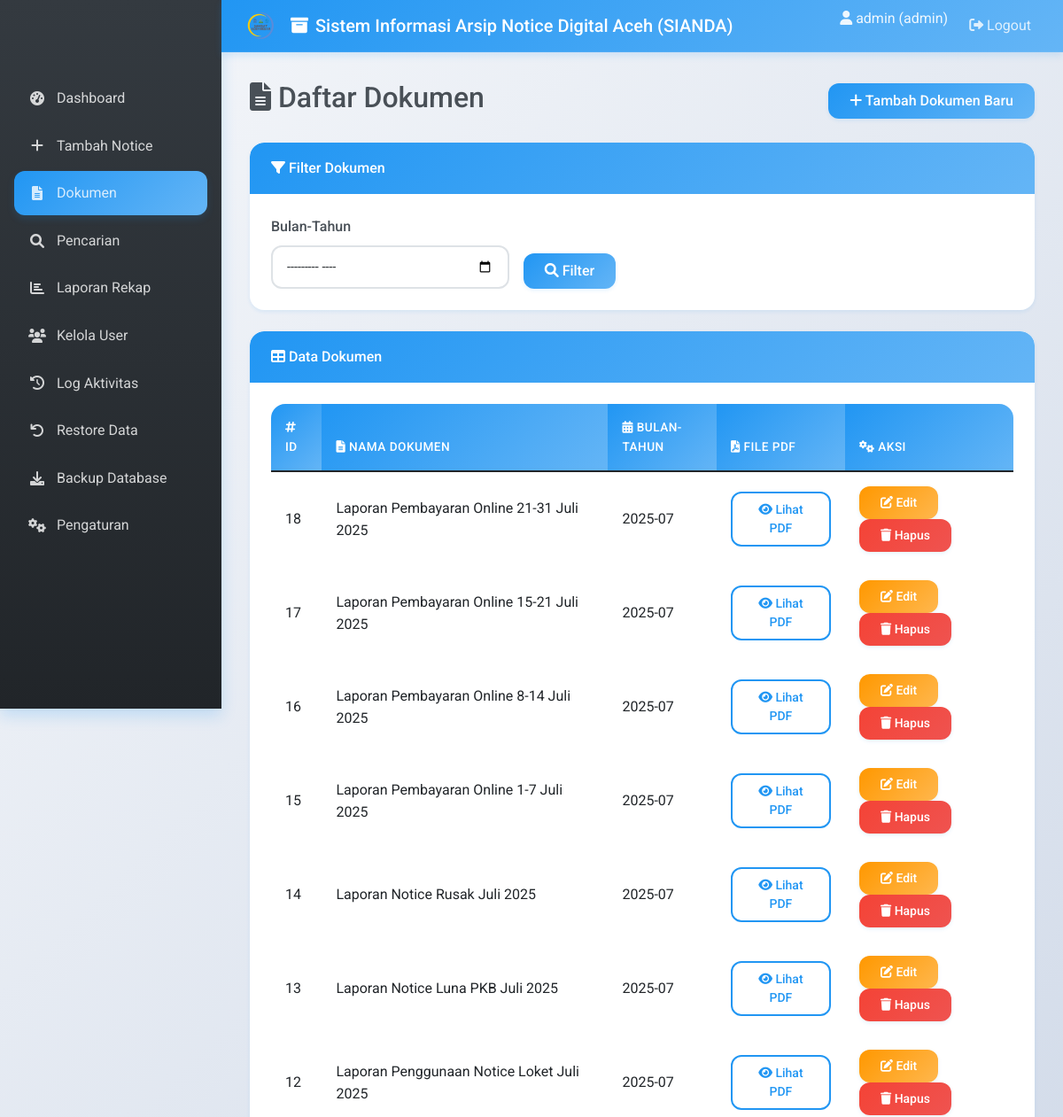
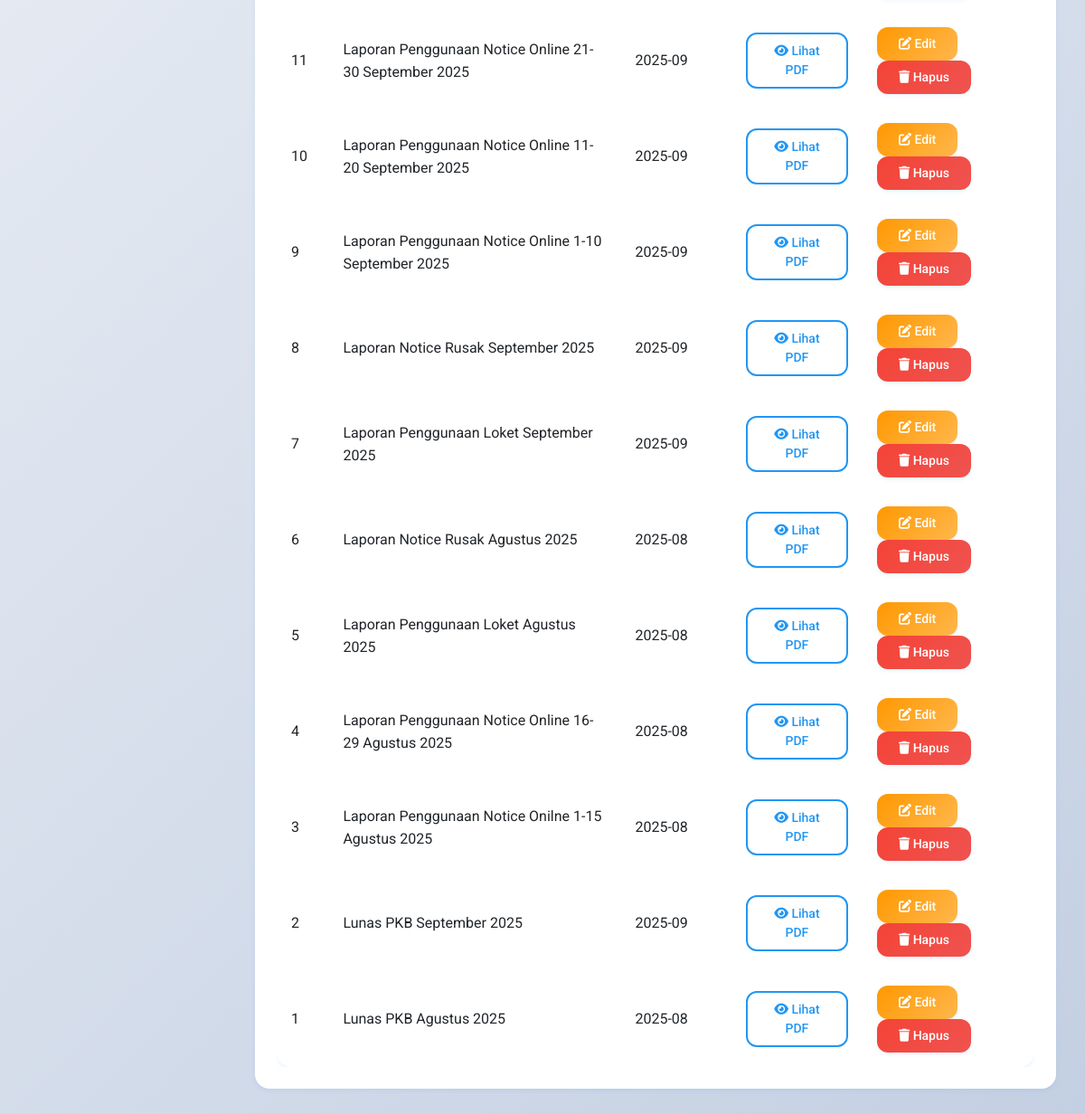
Screenshot of /dokumen.php (signed in) with the database file from the repository (2 pictures, top to bottom).
### tables this page shows
CREATE TABLE `settings` (
  `id` int(11) NOT NULL AUTO_INCREMENT,
  `app_title` varchar(255) NOT NULL DEFAULT 'Sistem Informasi Arsip Notice Digital Aceh',
  `logo_path` varchar(255) DEFAULT NULL,
  PRIMARY KEY (`id`)
);

CREATE TABLE `dokumen` (
  `id` int(11) NOT NULL AUTO_INCREMENT,
  `nama_dokumen` varchar(255) NOT NULL,
  `bulan_tahun` varchar(7) NOT NULL,
  `file_pdf` varchar(255) DEFAULT NULL,
  `status` varchar(10) DEFAULT 'active',
  PRIMARY KEY (`id`)
);

### dokumen.php (the view, shortened to what this page needs)
<?php
include 'db.php';
$sql_settings = "SELECT * FROM settings WHERE id = 1";
$result_settings = mysqli_query($conn, $sql_settings);
$settings = mysqli_fetch_assoc($result_settings);
$filter_bulan_tahun = isset($_GET['bulan_tahun']) ? $_GET['bulan_tahun'] : '';
$where_clause = "status = 'active'";
$sql = "SELECT * FROM dokumen WHERE $where_clause ORDER BY id DESC";
$result = mysqli_query($conn, $sql);
?>
<!DOCTYPE html>
<html lang="en">
<head>
    <link href="https://cdn.jsdelivr.net/npm/bootstrap@5.1.3/dist/css/bootstrap.min.css" rel="stylesheet">
    <link rel="stylesheet" href="https://cdnjs.cloudflare.com/ajax/libs/font-awesome/6.0.0/css/all.min.css">
    <link href="assets/css/style.css" rel="stylesheet">
</head>
<body>
    <nav class="navbar navbar-expand-lg navbar-dark">
        <div class="container-fluid">
            <a class="navbar-brand" href="#">
                <?php if ($settings['logo_path']) { ?>
                    <img src="uploads/<?php echo $settings['logo_path']; ?>" alt="Logo" style="height: 30px; margin-right: 10px;">
                <?php } ?>
                <i class="fas fa-archive"></i> <?php echo $settings['app_title']; ?>
            </a>
            <div class="collapse navbar-collapse" id="navbarNav">
                <ul class="navbar-nav ms-auto">
                    <li class="nav-item">
                        <span class="navbar-text me-3">
                            <i class="fas fa-user"></i> <?php echo $_SESSION['username']; ?> (<?php echo $_SESSION['role']; ?>)
                        </span>
                    </li>
                    <li class="nav-item">
                        <a class="nav-link" href="logout.php"><i class="fas fa-sign-out-alt"></i> Logout</a>
                    </li>
                </ul>
            </div>
        </div>
    </nav>
    <div class="sidebar">
        <nav class="nav flex-column">
            <a class="nav-link" href="index.php"><i class="fas fa-tachometer-alt"></i> Dashboard</a>
            <a class="nav-link" href="add.php"><i class="fas fa-plus"></i> Tambah Notice</a>
            <a class="nav-link active" href="dokumen.php"><i class="fas fa-file-alt"></i> Dokumen</a>
            <a class="nav-link" href="report.php"><i class="fas fa-search"></i> Pencarian</a>
            <a class="nav-link" href="rekap.php"><i class="fas fa-chart-bar"></i> Laporan Rekap</a>
            <?php if ($_SESSION['role'] == 'admin') { ?>
                <a class="nav-link" href="users.php"><i class="fas fa-users"></i> Kelola User</a>
                <a class="nav-link" href="logs.php"><i class="fas fa-history"></i> Log Aktivitas</a>
                <a class="nav-link" href="restore.php"><i class="fas fa-undo"></i> Restore Data</a>
                <a class="nav-link" href="backup.php"><i class="fas fa-download"></i> Backup Database</a>
                <a class="nav-link" href="settings.php"><i class="fas fa-cogs"></i> Pengaturan</a>
            <?php } ?>
        </nav>
    </div>
    <div class="main-content">
        <div class="d-flex justify-content-between align-items-center mb-4">
            <h2><i class="fas fa-file-alt"></i> Daftar Dokumen</h2>
            <a href="dokumen_add.php" class="btn btn-primary"><i class="fas fa-plus"></i> Tambah Dokumen Baru</a>
        </div>
        <div class="card mb-4">
            <div class="card-header">
                <i class="fas fa-filter"></i> Filter Dokumen
            </div>
            <div class="card-body">
                <form method="GET" class="row g-3">
                    <div class="col-md-4">
                        <label for="bulan_tahun" class="form-label">Bulan-Tahun</label>
                        <input type="month" class="form-control" id="bulan_tahun" name="bulan_tahun" value="<?php echo $filter_bulan_tahun; ?>">
                    </div>
                    <div class="col-md-4 d-flex align-items-end">
                        <button type="submit" class="btn btn-primary"><i class="fas fa-search"></i> Filter</button>
                    </div>
                </form>
            </div>
        </div>
        <div class="card">
            <div class="card-header">
                <i class="fas fa-table"></i> Data Dokumen
            </div>
            <div class="card-body">
                <div class="table-responsive">
                    <table class="table table-hover">
                        <thead>
                            <tr>
                                <th><i class="fas fa-hashtag"></i> ID</th>
                                <th><i class="fas fa-file-alt"></i> Nama Dokumen</th>
                                <th><i class="fas fa-calendar-alt"></i> Bulan-Tahun</th>
                                <th><i class="fas fa-file-pdf"></i> File PDF</th>
                                <th><i class="fas fa-cogs"></i> Aksi</th>
                            </tr>
                        </thead>
                        <tbody>
                            <?php while ($row = mysqli_fetch_assoc($result)) { ?>
                            <tr>
                                <td><?php echo $row['id']; ?></td>
                                <td><?php echo $row['nama_dokumen']; ?></td>
                                <td><?php echo $row['bulan_tahun']; ?></td>
                                <td>
                                    <?php if ($row['file_pdf']) { ?>
                                        <a href="uploads/<?php echo $row['file_pdf']; ?>" target="_blank" class="btn btn-sm btn-outline-primary"><i class="fas fa-eye"></i> Lihat PDF</a>
                                    <?php } else { echo '<span class="text-muted">Tidak ada</span>'; } ?>
                                </td>
                                <td>
                                    <a href="dokumen_edit.php?id=<?php echo $row['id']; ?>" class="btn btn-sm btn-warning me-1"><i class="fas fa-edit"></i> Edit</a>
                                    <a href="dokumen_delete.php?id=<?php echo $row['id']; ?>" class="btn btn-sm btn-danger" onclick="return confirm('Yakin hapus dokumen ini?')"><i class="fas fa-trash"></i> Hapus</a>
                                </td>
                            </tr>
                            <?php } ?>
                        </tbody>
                    </table>
                </div>
            </div>
        </div>
    </div>
</body>
</html>

### rows the page displays
settings: logo_path (picture), app_title "Sistem Informasi Arsip Notice Digital Aceh (SIANDA)"
dokumen: id "18", nama_dokumen "Laporan Pembayaran Online 21-31 Juli 2025", bulan_tahun "2025-07"
dokumen: id "17", nama_dokumen "Laporan Pembayaran Online 15-21 Juli 2025", bulan_tahun "2025-07"
dokumen: id "16", nama_dokumen "Laporan Pembayaran Online 8-14 Juli 2025", bulan_tahun "2025-07"
dokumen: id "15", nama_dokumen "Laporan Pembayaran Online 1-7 Juli 2025", bulan_tahun "2025-07"
dokumen: id "14", nama_dokumen "Laporan Notice Rusak Juli 2025", bulan_tahun "2025-07"
dokumen: id "13", nama_dokumen "Laporan Notice Luna PKB Juli 2025", bulan_tahun "2025-07"
dokumen: id "12", nama_dokumen "Laporan Penggunaan Notice Loket Juli 2025", bulan_tahun "2025-07"
dokumen: id "11", nama_dokumen "Laporan Penggunaan Notice Online 21-30 September 2025", bulan_tahun "2025-09"
dokumen: id "10", nama_dokumen "Laporan Penggunaan Notice Online 11-20 September 2025", bulan_tahun "2025-09"
dokumen: id "9", nama_dokumen "Laporan Penggunaan Notice Online 1-10 September 2025", bulan_tahun "2025-09"
dokumen: id "8", nama_dokumen "Laporan Notice Rusak September 2025", bulan_tahun "2025-09"
dokumen: id "7", nama_dokumen "Laporan Penggunaan Loket September 2025", bulan_tahun "2025-09"
dokumen: id "6", nama_dokumen "Laporan Notice Rusak Agustus 2025", bulan_tahun "2025-08"
dokumen: id "5", nama_dokumen "Laporan Penggunaan Loket Agustus 2025", bulan_tahun "2025-08"
dokumen: id "4", nama_dokumen "Laporan Penggunaan Notice Online 16-29 Agustus 2025", bulan_tahun "2025-08"
dokumen: id "3", nama_dokumen "Laporan Penggunaan Notice Onilne 1-15 Agustus 2025", bulan_tahun "2025-08"
dokumen: id "2", nama_dokumen "Lunas PKB September 2025", bulan_tahun "2025-09"
dokumen: id "1", nama_dokumen "Lunas PKB Agustus 2025", bulan_tahun "2025-08"

### other values shown
$_SESSION['username'] "admin"
$_SESSION['role'] "admin"
